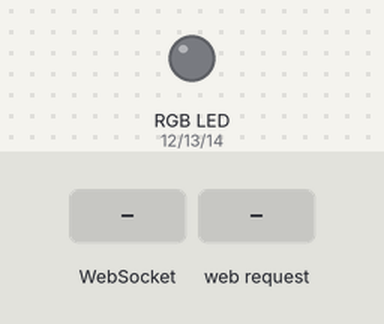
This sketch was run on a simulated ESP8266 (NodeMCU). Shown: an RGB LED mixed from three pins (HIGH = lit). The test bench sets the inputs (shaded band). Dim RGB values are drawn brighter than linear; WiFi joins after 1.5 s; servers stay silent unless stated; storage starts empty; what the sketch prints to the serial monitor is not drawn.

Above: at 2.7 s.
2.8 s: WebSocket text "90" received
At 3.6 s:
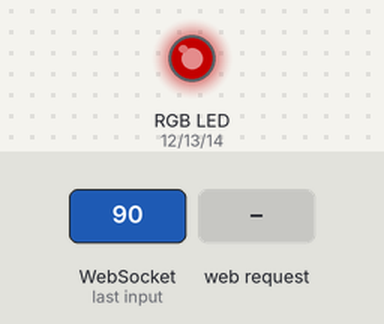
4.6 s: HTTP request GET /001?g=1 received
At 6.1 s:
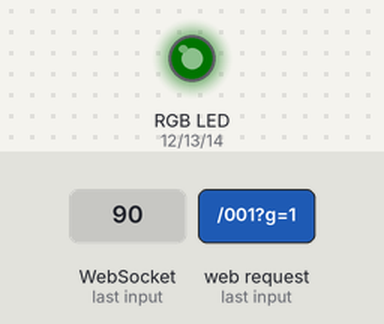
6.4 s: WebSocket text "200" received
At 8.0 s:
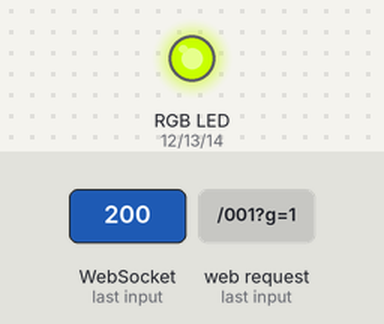
8.5 s: HTTP request GET /led received
At 9.6 s:
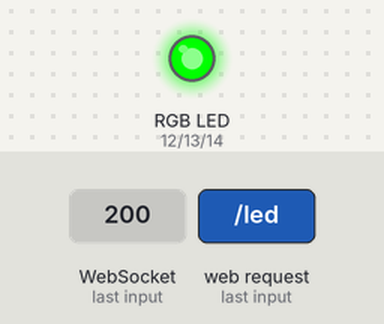
11.5 s: HTTP request GET /001?b=1 received
At 12.6 s:
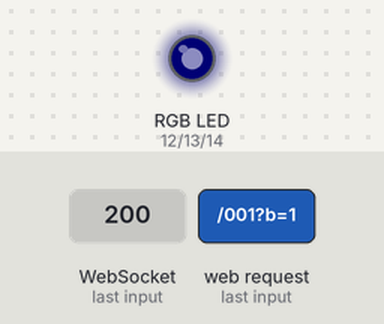
13.0 s: HTTP request GET /001?b=120 received
At 14.2 s:
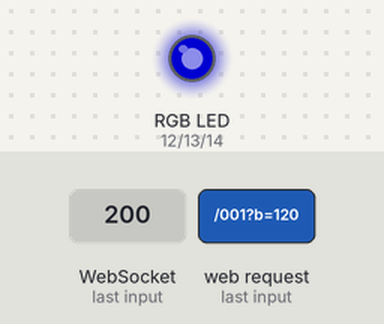
Timing chart, 0 to 15.9 s (numbered marks = the images above; inputs shaded):
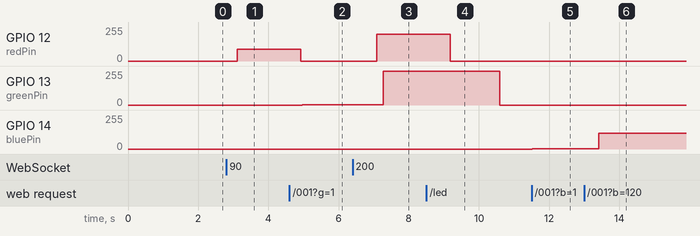

Measured:
- after the input at 2.8 s, GPIO 12 (redPin): 0/255 → 90/255 after 0.31 s
- after the input at 4.6 s, GPIO 12 (redPin): 90/255 → 0/255 after 0.32 s; GPIO 13 (greenPin): 0/255 → 1/255 after 0.37 s
- after the input at 6.4 s, GPIO 12 (redPin): 0/255 → 200/255 after 0.69 s; GPIO 13 (greenPin): 1/255 → 255/255 after 0.87 s
- after the input at 8.5 s, GPIO 12 (redPin): 200/255 → 0/255 after 0.68 s; GPIO 13 (greenPin): 255/255 → 0/255 after 2.1 s
- after the input at 11.5 s, GPIO 14 (bluePin): 0/255 → 1/255 at once
- after the input at 13.0 s, GPIO 14 (bluePin): 1/255 → 120/255 after 0.42 s

The sketch:

RGB-LED.ino
```cpp
/*
  To upload through terminal you can use: curl -F "image=@firmware.bin" esp8266-webupdate.local/update
*/
#include <ArduinoJson.h>
#include <DNSServer.h>
#include <ESP8266WiFi.h>
#include <WiFiClient.h>
#include <ESP8266WebServer.h>
#include <ESP8266mDNS.h>
#include <ESP8266HTTPUpdateServer.h>
#include <WiFiManager.h>
#include <ESP8266HTTPClient.h>
#include <FS.h>
#include <Hash.h>
#include <WebSocketsServer.h>

const char* host = "led-controller";

ESP8266WebServer httpServer(80);
ESP8266HTTPUpdateServer httpUpdater;
WebSocketsServer webSocket = WebSocketsServer(81);

const int redPin = 12;
const int greenPin = 13;
const int bluePin = 14;

bool onOff;
File file;
int red, green, blue;
int targetRed, targetGreen, targetBlue;

StaticJsonBuffer<2200> jsonBuffer;

JsonObject& node = jsonBuffer.createObject();
JsonArray& actuatorArr = node.createNestedArray("actuators");
JsonObject& rgbObj = actuatorArr.createNestedObject();

void webSocketEvent(uint8_t num, WStype_t type, uint8_t * payload, size_t lenght) {

    switch(type) {
        case WStype_DISCONNECTED:
            Serial.printf("[%u] Disconnected!\n", num);
            break;
        case WStype_CONNECTED: {
            IPAddress ip = webSocket.remoteIP(num);
            Serial.printf("[%u] Connected from %d.%d.%d.%d url: %s\n", num, ip[0], ip[1], ip[2], ip[3], payload);

            // send message to client
            webSocket.sendTXT(num, "Connected");
        }
            break;
        case WStype_TEXT:
            Serial.printf("[%u] get Text: %s\n", num, payload);
            //payload is r=255g=212b=1
            char* payloadRequest = (char *) &payload[0];

            /*sscanf(payloadRequest,
                "%*[^0123456789]%d%*[^0123456789]%d%*[^0123456789]%d",
                &targetRed,
                &targetGreen,
                &targetBlue);
                */

            char *str = payloadRequest, *p = str;
            int vals[3];
            int i=0;
            while (*p) { // While there are more characters to process...
                if (isdigit(*p)) { // Upon finding a digit, ...
                    vals[i] = strtol(p, &p, 10); // Read a number, ...
                    i++;
                } else { // Otherwise, move on to the next character.
                    p++;
                }
            }
            targetRed = vals[0];
            targetGreen = vals[1];
            targetBlue = vals[2];
            Serial.printf("%d %d %d", targetRed, targetGreen, targetBlue);
            /*
            if(payload[0] == '#') {
                // we get RGB data

                // decode rgb data
                uint32_t rgb = (uint32_t) strtol((const char *) &payload[1], NULL, 16);

                targetRed = ((rgb >> 16) & 0xFF);
                targetGreen = ((rgb >> 8) & 0xFF);
                targetBlue = ((rgb >> 0) & 0xFF);
            } */

            break;
    }

}

void setup(void){

  pinMode(redPin,OUTPUT);
  pinMode(greenPin,OUTPUT);
  pinMode(bluePin,OUTPUT);

  analogWrite(12,0);
  analogWrite(13,0);
  analogWrite(14,0);

  Serial.begin(115200);

  WiFiManager wifiManager;
  wifiManager.autoConnect("led-controller");

  Serial.println("Connection Successful");

  MDNS.begin(host);
  MDNS.addService("ws", "tcp", 81);

  httpUpdater.setup(&httpServer);
  httpServer.begin();

  httpServer.on("/led", [](){

    String r=httpServer.arg(0);
    String g=httpServer.arg(1);
    String b=httpServer.arg(2);

    targetRed =   r.toInt();
    targetGreen = g.toInt();
    targetBlue  = b.toInt();

    httpServer.send(200, "text/plain", "LEDs Updated");
  });

  httpServer.on( "/001", handleColorChange );
  httpServer.on("/ledstatus", [](){
      httpServer.send(200, "text/plain", "r=" + String(red) + ",g=" + String(green) + ",b=" + String(blue) + "\nStatus OK");
  });

  MDNS.addService("http", "tcp", 80);
  Serial.printf("HTTPUpdateServer ready! Open http://%s.local/update in your browser\n", host);

  // start webSocket server
  webSocket.begin();
  webSocket.onEvent(webSocketEvent);
  Serial.printf("Web Socket ready");

}

int timer = 0;

void loop(void){
  httpServer.handleClient();
  webSocket.loop();
  //delay of 1 no longer needed as the check acts as a delay.
  if ((millis() - timer) > 120000){
    timer = millis();
  }

  checkUpdateLED(redPin,   targetRed,   &red);
  checkUpdateLED(greenPin, targetGreen, &green);
  checkUpdateLED(bluePin,  targetBlue,  &blue);
  delay(3);
}

void checkUpdateLED(int pin, int target, int *current){
  if(target < *current){
    *current = *current -1;
    updateLED(pin, current);
  }else if (target > *current){
    *current = *current +1;
    updateLED(pin, current);
  }

}

void updateLED(int pin, int *color){
  analogWrite(pin, *color);
}

void handleColorChange(){

    String r=httpServer.arg("r");
    String g=httpServer.arg("g");
    String b=httpServer.arg("b");

    targetRed =   r.toInt();
    targetGreen = g.toInt();
    targetBlue  = b.toInt();

    file = SPIFFS.open("data", "w+");
    file.printf("%d %d %d %d", onOff, red, green, blue);
    file.close();

    //server.send(200, "text/plain", "LEDs Updated");
    httpServer.send(200, "text/plain", "");
}

String ipToString(IPAddress ip){
  String s="";
  for (int i=0; i<4; i++)
    s += i  ? "." + String(ip[i]) : String(ip[i]);
  return s;
}
```
